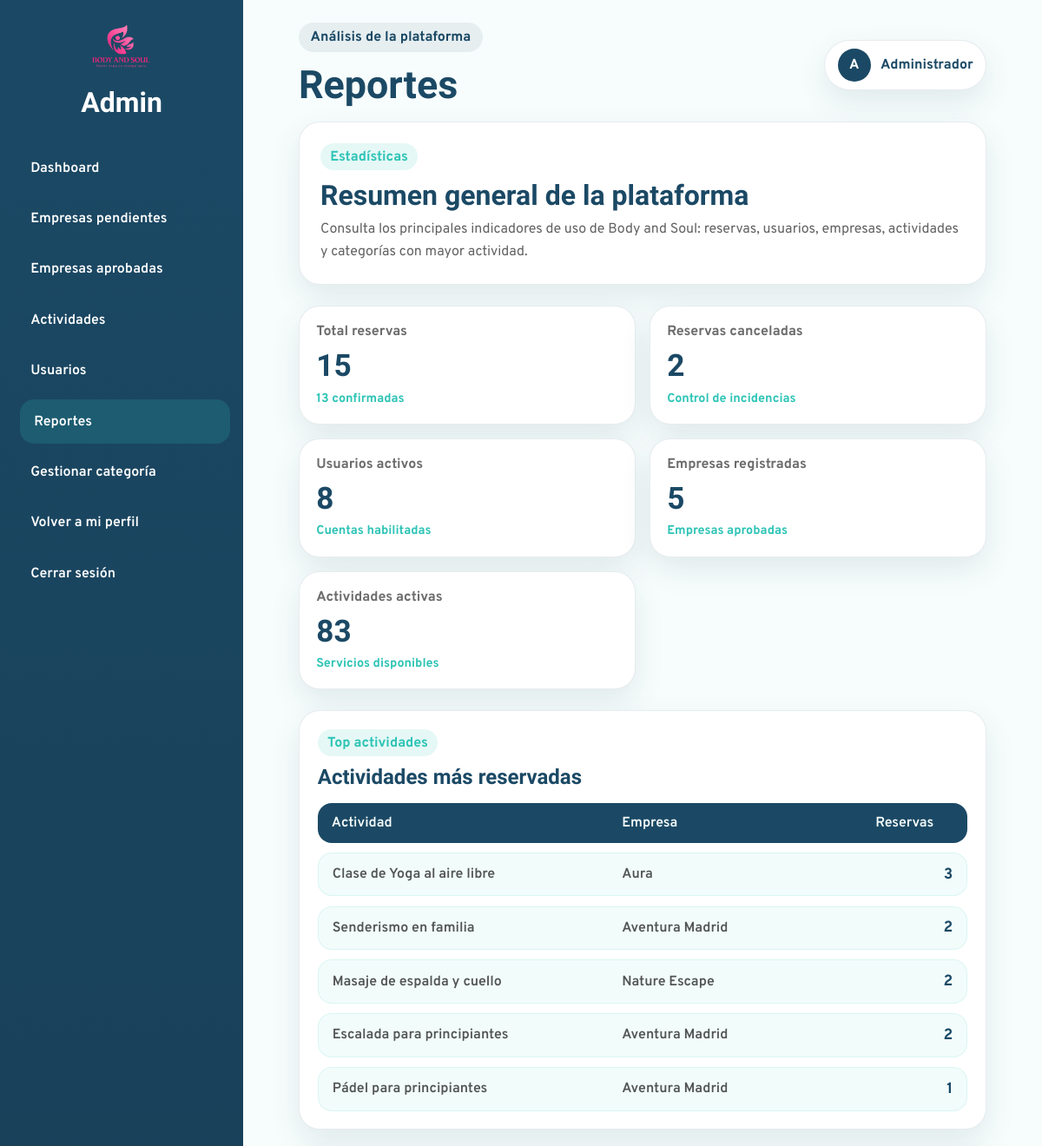
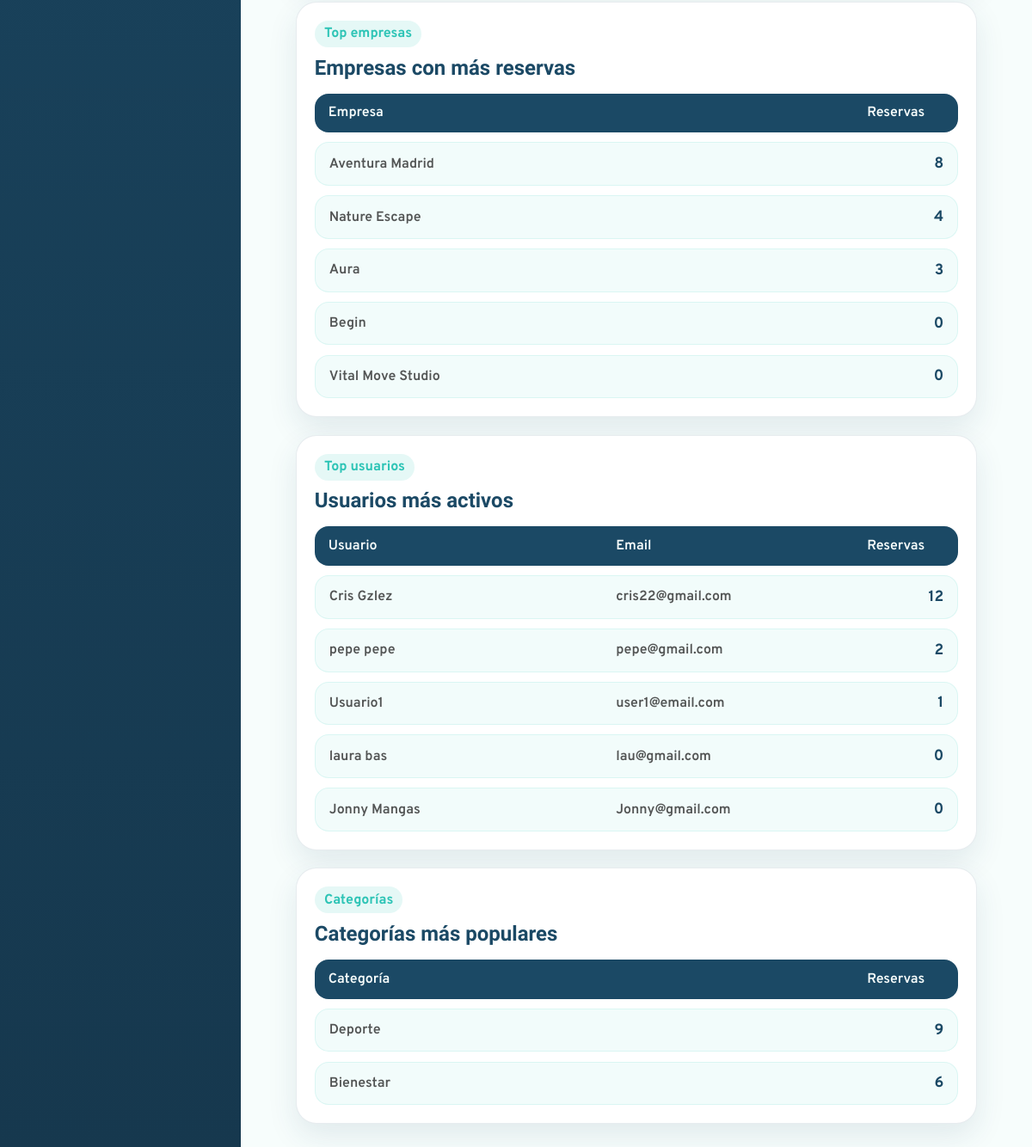
The app's page /Admin/reportes.php (signed in) with its own data (2 pictures, top to bottom).
### tables this page shows
CREATE TABLE `servicio` (
  `id_servicio` int(11) NOT NULL,
  `id_empresa` int(11) NOT NULL,
  `nombre_servicio` varchar(150) NOT NULL,
  `descripcion` text DEFAULT NULL,
  `lugar` varchar(150) DEFAULT NULL,
  `id_categoria` int(11) NOT NULL,
  `precio` decimal(10,2) NOT NULL DEFAULT 0.00,
  `duracion` varchar(50) DEFAULT NULL,
  `materiales` text DEFAULT NULL,
  `estado` enum('activo','cancelado') NOT NULL DEFAULT 'activo',
  `id_municipio` int(11) DEFAULT NULL,
  `codigo_postal` varchar(10) DEFAULT NULL,
  `latitud` decimal(10,8) DEFAULT NULL,
  `longitud` decimal(11,8) DEFAULT NULL
);

CREATE TABLE `empresa` (
  `id_empresa` int(11) NOT NULL,
  `nombre_empresa` varchar(150) NOT NULL,
  `categoria_empresa` varchar(100) NOT NULL,
  `email` varchar(150) NOT NULL,
  `contrasena` varchar(255) NOT NULL,
  `direccion` varchar(255) DEFAULT NULL,
  `telefono` varchar(20) DEFAULT NULL,
  `ciudad_empresa` varchar(100) NOT NULL,
  `descripcion_empresa` text NOT NULL,
  `logo_empresa` varchar(255) DEFAULT NULL,
  `estado` enum('activa','suspendida') NOT NULL DEFAULT 'activa'
);

CREATE TABLE `usuario` (
  `id_usuario` int(11) NOT NULL,
  `nombre` varchar(100) NOT NULL,
  `apellido` varchar(30) NOT NULL,
  `email` varchar(150) NOT NULL,
  `contrasena` varchar(255) NOT NULL,
  `telefono` varchar(20) DEFAULT NULL,
  `id_rol` int(11) NOT NULL,
  `fecha_registro` datetime NOT NULL DEFAULT current_timestamp(),
  `intentos` int(1) NOT NULL,
  `estado` enum('activo','suspendido') NOT NULL DEFAULT 'activo'
);

### bd/bdadmin.php (called while the page is built, shortened)
<?php
class bdadmin{
public $pdo = "";
public function __construct($host,$port,$db,$user,$pass) {
    $this->pdo = new PDO("mysql:host=".$host.";port=".$port.";dbname=".$db.";charset=utf8", $user, $pass);
    }
public function ObtenerResumenReportes(){
    $datos = [];
    $consultas = [
        "total_reservas" => "SELECT COUNT(*) FROM reserva",
        "reservas_confirmadas" => "SELECT COUNT(*) FROM reserva WHERE estado = 'confirmada'",
        "reservas_canceladas" => "SELECT COUNT(*) FROM reserva WHERE estado = 'cancelada'",
        "usuarios_activos" => "SELECT COUNT(*) FROM usuario WHERE estado = 'activo'",
        "empresas_total" => "SELECT COUNT(*) FROM empresa",
        "actividades_activas" => "SELECT COUNT(*) FROM servicio WHERE estado = 'activo'"
    ];
    foreach($consultas as $clave => $sentencia){
        $ejecucion = $this->pdo->prepare($sentencia);
        $ejecucion->execute();
        $datos[$clave] = $ejecucion->fetchColumn();
    }
    return $datos;
}
public function ObtenerActividadesMasReservadas(){
    $sentencia = "SELECT
                s.id_servicio,
                s.nombre_servicio,
                e.nombre_empresa,
                COUNT(r.id_reserva) AS total_reservas
            FROM servicio s
            LEFT JOIN reserva r ON s.id_servicio = r.id_servicio
            INNER JOIN empresa e ON s.id_empresa = e.id_empresa
            GROUP BY s.id_servicio, s.nombre_servicio, e.nombre_empresa
            ORDER BY total_reservas DESC
            LIMIT 5";
    $ejecucion = $this->pdo->prepare($sentencia);
    $ejecucion->execute();
    return $ejecucion->fetchAll(PDO::FETCH_ASSOC);
}
public function ObtenerEmpresasConMasReservas(){
    $sentencia = "SELECT
                e.id_empresa,
                e.nombre_empresa,
                COUNT(r.id_reserva) AS total_reservas
            FROM empresa e
            LEFT JOIN servicio s ON e.id_empresa = s.id_empresa
            LEFT JOIN reserva r ON s.id_servicio = r.id_servicio
            GROUP BY e.id_empresa, e.nombre_empresa
            ORDER BY total_reservas DESC
            LIMIT 5";
    $ejecucion = $this->pdo->prepare($sentencia);
    $ejecucion->execute();
    return $ejecucion->fetchAll(PDO::FETCH_ASSOC);
}
public function ObtenerUsuariosMasActivos(){
    $sentencia = "SELECT
                u.id_usuario,
                u.nombre,
                u.apellido,
                u.email,
                COUNT(r.id_reserva) AS total_reservas
            FROM usuario u
            LEFT JOIN reserva r ON u.id_usuario = r.id_usuario
            GROUP BY u.id_usuario, u.nombre, u.apellido, u.email
            ORDER BY total_reservas DESC
            LIMIT 5";
    $ejecucion = $this->pdo->prepare($sentencia);
    $ejecucion->execute();
    return $ejecucion->fetchAll(PDO::FETCH_ASSOC);
}
public function ObtenerCategoriasMasPopulares(){
    $sentencia = "SELECT
                COALESCE(cp.nombre, c.nombre) AS categoria,
                COUNT(r.id_reserva) AS total_reservas
            FROM categoria c
            LEFT JOIN categoria cp ON c.id_categoria_padre = cp.id_categoria
            INNER JOIN servicio s ON s.id_categoria = c.id_categoria
            LEFT JOIN reserva r ON s.id_servicio = r.id_servicio
            GROUP BY categoria
            ORDER BY total_reservas DESC
            LIMIT 5";
    $ejecucion = $this->pdo->prepare($sentencia);
    $ejecucion->execute();
    return $ejecucion->fetchAll(PDO::FETCH_ASSOC);
}
}

### Admin/reportes.php (the view, shortened to what this page needs)
<?php
require_once("head-admin.php");
$resumen = $bdadmin->ObtenerResumenReportes();
$actividades = $bdadmin->ObtenerActividadesMasReservadas();
$empresas = $bdadmin->ObtenerEmpresasConMasReservas();
$usuarios = $bdadmin->ObtenerUsuariosMasActivos();
$categorias = $bdadmin->ObtenerCategoriasMasPopulares();
?>
<main class="admin-content">
  <section class="reports-header-card">
    <div>
      <span class="admin-section-tag">Estadísticas</span>
      <h3>Resumen general de la plataforma</h3>
      <p>
        Consulta los principales indicadores de uso de Body and Soul: reservas, usuarios,
        empresas, actividades y categorías con mayor actividad.
      </p>
    </div>
  </section>
  <section class="reports-stats-grid">
    <article class="report-stat-card">
      <p>Total reservas</p>
      <h3><?= $resumen["total_reservas"] ?></h3>
      <span><?= $resumen["reservas_confirmadas"] ?> confirmadas</span>
    </article>
    <article class="report-stat-card">
      <p>Reservas canceladas</p>
      <h3><?= $resumen["reservas_canceladas"] ?></h3>
      <span>Control de incidencias</span>
    </article>
    <article class="report-stat-card">
      <p>Usuarios activos</p>
      <h3><?= $resumen["usuarios_activos"] ?></h3>
      <span>Cuentas habilitadas</span>
    </article>
    <article class="report-stat-card">
      <p>Empresas registradas</p>
      <h3><?= $resumen["empresas_total"] ?></h3>
      <span>Empresas aprobadas</span>
    </article>
    <article class="report-stat-card">
      <p>Actividades activas</p>
      <h3><?= $resumen["actividades_activas"] ?></h3>
      <span>Servicios disponibles</span>
    </article>
  </section>
  <section class="reports-grid">
    <article class="report-panel-card">
      <div class="report-panel-header">
        <span class="admin-section-tag">Top actividades</span>
        <h3>Actividades más reservadas</h3>
      </div>
      <div class="report-table">
        <div class="report-table-row report-table-head">
          <span>Actividad</span>
          <span>Empresa</span>
          <span>Reservas</span>
        </div>
        <?php foreach($actividades as $actividad): ?>
          <div class="report-table-row">
            <span><?= htmlspecialchars($actividad["nombre_servicio"]) ?></span>
            <span><?= htmlspecialchars($actividad["nombre_empresa"]) ?></span>
            <strong><?= $actividad["total_reservas"] ?></strong>
          </div>
        <?php endforeach; ?>
      </div>
    </article>
    <article class="report-panel-card">
      <div class="report-panel-header">
        <span class="admin-section-tag">Top empresas</span>
        <h3>Empresas con más reservas</h3>
      </div>
      <div class="report-table">
        <div class="report-table-row report-table-head">
          <span>Empresa</span>
          <span>Reservas</span>
        </div>
        <?php foreach($empresas as $empresa): ?>
          <div class="report-table-row">
            <span><?= htmlspecialchars($empresa["nombre_empresa"]) ?></span>
            <strong><?= $empresa["total_reservas"] ?></strong>
          </div>
        <?php endforeach; ?>
      </div>
    </article>
    <article class="report-panel-card">
      <div class="report-panel-header">
        <span class="admin-section-tag">Top usuarios</span>
        <h3>Usuarios más activos</h3>
      </div>
      <div class="report-table">
        <div class="report-table-row report-table-head">
          <span>Usuario</span>
          <span>Email</span>
          <span>Reservas</span>
        </div>
        <?php foreach($usuarios as $usuario): ?>
          <div class="report-table-row">
            <span><?= htmlspecialchars($usuario["nombre"] . " " . $usuario["apellido"]) ?></span>
            <span><?= htmlspecialchars($usuario["email"]) ?></span>
            <strong><?= $usuario["total_reservas"] ?></strong>
          </div>
        <?php endforeach; ?>
      </div>
    </article>
    <article class="report-panel-card">
      <div class="report-panel-header">
        <span class="admin-section-tag">Categorías</span>
        <h3>Categorías más populares</h3>
      </div>
      <div class="report-table">
        <div class="report-table-row report-table-head">
          <span>Categoría</span>
          <span>Reservas</span>
        </div>
        <?php foreach($categorias as $categoria): ?>
          <div class="report-table-row">
            <span><?= htmlspecialchars($categoria["categoria"]) ?></span>
            <strong><?= $categoria["total_reservas"] ?></strong>
          </div>
        <?php endforeach; ?>
      </div>
    </article>
  </section>
</main>
</div>
</div>
</body>
</html>

### css/admin-styles/admin-dashboard.css (style rules this page uses)
:root { --admin-primary: #1B4965; --admin-primary-dark: #16384E; --admin-secondary: #2EC4B6; --admin-accent: #FF8FA3; --admin-bg: #F7FDFC; --admin-surface: #ffffff; --admin-text: #2E2E2E; --admin-border: rgba(27, 73, 101, 0.10); --admin-shadow: 0 14px 34px rgba(27, 73, 101, 0.10); --admin-radius: 24px; --admin-transition: all 0.3s ease; }
* { box-sizing: border-box; }
body.admin-dashboard-body { margin: 0; font-family: "Overpass", sans-serif; background-color: var(--admin-bg); color: var(--admin-text); }
.admin-content { padding: 0 2rem 2rem; }
.admin-section-tag { display: inline-block; background-color: rgba(46, 196, 182, 0.12); color: var(--admin-secondary); padding: 0.35rem 0.7rem; border-radius: 999px; font-weight: 700; margin-bottom: 0.6rem; }

### css/admin-styles/usuarios.css (style rules this page uses)
:root { --admin-primary: #1B4965; --admin-primary-dark: #16384E; --admin-secondary: #2EC4B6; --admin-accent: #FF8FA3; --admin-warning: #FFC857; --admin-bg: #F7FDFC; --admin-surface: #ffffff; --admin-text: #2E2E2E; --admin-border: rgba(27, 73, 101, 0.10); --admin-shadow: 0 14px 34px rgba(27, 73, 101, 0.10); --admin-radius: 24px; --admin-transition: all 0.3s ease; }
* { box-sizing: border-box; }
body.admin-dashboard-body, body.admin-body { margin: 0; font-family: "Overpass", sans-serif; background-color: var(--admin-bg); color: var(--admin-text); }
.admin-content { padding: 0 2rem 2rem; }
.admin-section-tag, .section-badge { display: inline-block; background-color: rgba(46, 196, 182, 0.12); color: var(--admin-secondary); padding: 0.35rem 0.7rem; border-radius: 999px; font-weight: 700; margin-bottom: 0.6rem; }

### css/admin-styles/reportes.css (style rules this page uses)
.reports-header-card, .report-panel-card, .report-stat-card { background-color: var(--admin-surface); border: 1px solid var(--admin-border); border-radius: var(--admin-radius); box-shadow: var(--admin-shadow); }
.reports-header-card { padding: 1.5rem; margin-bottom: 1.5rem; }
.reports-header-card h3 { margin: 0 0 0.5rem; font-family: "Sansita", serif; font-size: 2rem; color: var(--admin-primary); }
.reports-header-card p { margin: 0; max-width: 760px; line-height: 1.6; color: rgba(46, 46, 46, 0.75); }
.reports-stats-grid { display: grid; grid-template-columns: repeat(5, 1fr); gap: 1rem; margin-bottom: 1.5rem; }
.report-stat-card { padding: 1.2rem; }
.report-stat-card p { margin: 0 0 0.5rem; color: rgba(46, 46, 46, 0.7); font-weight: 700; }
.report-stat-card h3 { margin: 0 0 0.4rem; font-family: "Sansita", serif; font-size: 2.2rem; color: var(--admin-primary); }
.report-stat-card span { color: var(--admin-secondary); font-weight: 700; font-size: 0.9rem; }
.reports-grid { display: grid; grid-template-columns: repeat(2, 1fr); gap: 1.3rem; }
.report-panel-card { padding: 1.3rem; }
.report-panel-header { margin-bottom: 1rem; }
.report-panel-header h3 { margin: 0; font-family: "Sansita", serif; color: var(--admin-primary); font-size: 1.5rem; }
.report-table { display: flex; flex-direction: column; gap: 0.7rem; }
.report-table-row { display: grid; grid-template-columns: 1.5fr 1.3fr 90px; gap: 1rem; align-items: center; padding: 0.8rem 1rem; background-color: rgba(46, 196, 182, 0.06); border: 1px solid rgba(46, 196, 182, 0.12); border-radius: 16px; }
.report-table-row span { color: rgba(46, 46, 46, 0.82); font-weight: 600; }
.report-table-row strong { justify-self: end; color: var(--admin-primary); font-size: 1.1rem; }
.report-table-head { background-color: #1B4965; color: #F7FDFC; font-weight: 800; border: none; }
.report-table-head span { color: inherit; }
@media (max-width: 1200px) { .reports-stats-grid { grid-template-columns: repeat(2, 1fr); } }
@media (max-width: 1200px) { .reports-grid { grid-template-columns: 1fr; } }

### records on screen
servicio: nombre_servicio "Clase de Yoga al aire libre", id_empresa.nombre_empresa "Aura", total_reservas "3"
servicio: nombre_servicio "Senderismo en familia", id_empresa.nombre_empresa "Aventura Madrid", total_reservas "2"
servicio: nombre_servicio "Masaje de espalda y cuello", id_empresa.nombre_empresa "Nature Escape", total_reservas "2"
servicio: nombre_servicio "Escalada para principiantes", id_empresa.nombre_empresa "Aventura Madrid", total_reservas "2"
servicio: nombre_servicio "Pádel para principiantes", id_empresa.nombre_empresa "Aventura Madrid", total_reservas "1"
empresa: nombre_empresa "Aventura Madrid", total_reservas "8"
empresa: nombre_empresa "Nature Escape", total_reservas "4"
empresa: nombre_empresa "Aura", total_reservas "3"
empresa: nombre_empresa "Begin", total_reservas "0"
empresa: nombre_empresa "Vital Move Studio", total_reservas "0"
usuario: nombre+apellido "Cris Gzlez", email "cris22@gmail.com", total_reservas "12"
usuario: nombre+apellido "pepe pepe", email "pepe@gmail.com", total_reservas "2"
usuario: nombre+apellido "Usuario1", email "user1@email.com", total_reservas "1"
usuario: nombre+apellido "laura bas", email "lau@gmail.com", total_reservas "0"
usuario: nombre+apellido "Jonny Mangas", email "Jonny@gmail.com", total_reservas "0"

### other values on screen
$etiquetaPagina "Análisis de la plataforma"
$tituloPagina "Reportes"
$resumen["total_reservas"] "15"
$resumen["reservas_confirmadas"] "13"
$resumen["reservas_canceladas"] "2"
$resumen["usuarios_activos"] "8"
$resumen["empresas_total"] "5"
$resumen["actividades_activas"] "83"
$categoria["categoria"] "Deporte"
$categoria["total_reservas"] "9"
$categoria["categoria"] "Bienestar"
$categoria["total_reservas"] "6"
